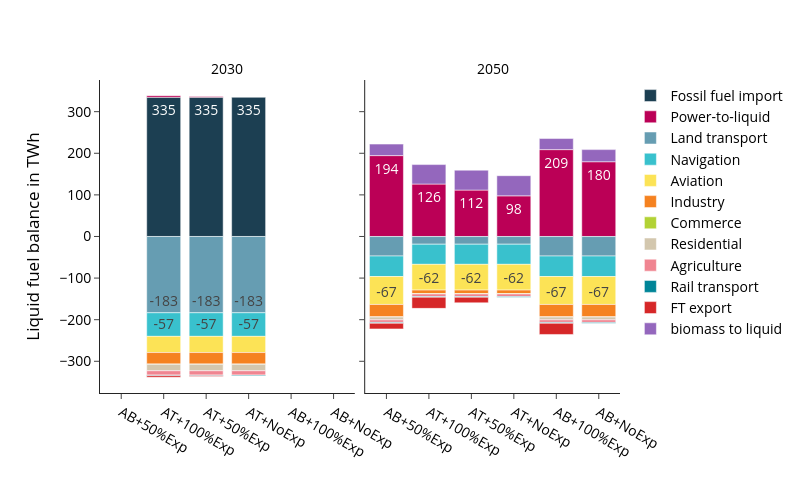

The notebook cell this image was saved under:
### Code cell
fig_name = "liquid_fuel_balance_TWh"
fig = px.bar(
    df, 
    **fig_kwargs,
    color_discrete_map=colors["oil"],
    category_orders={
        "variable":list(colors["oil"].keys()),
        "scen": scen_order
        },
    #facet_col_spacing=0.1,
    labels={"value":"Liquid fuel balance in TWh","year":"",
            "variable":"", 
            "scen":""},

)
update_layout(fig)

print("Totals per scenario and year:", demand_sum_df)
fig.show()
#save_plotly_fig(df, fig, fig, sdir, f"{idx_group_name}_{fig_name}")

### Figure 1 — Plotly figure (JSON) as saved in the notebook; plotly's stock layout.template omitted (floating-point values rounded to 4 significant figures)
{"data": [{"hovertemplate": "=%{x}<br>Liquid fuel balance in TWh=%{text}<extra></extra>", "legendgroup": "Fossil fuel import", "marker": {"color": "#1c3f52", "pattern": {"shape": ""}}, "name": "Fossil fuel import", "orientation": "v", "showlegend": true, "text": [334.6, 334.6, 334.6], "textangle": 0, "textposition": "inside", "texttemplate": "%{y:.0f}", "type": "bar", "x": ["AT+100%Exp", "AT+50%Exp", "AT+NoExp"], "xaxis": "x", "y": [334.6, 334.6, 334.6], "yaxis": "y"}, {"hovertemplate": "=%{x}<br>Liquid fuel balance in TWh=%{text}<extra></extra>", "legendgroup": "Fossil fuel import", "marker": {"color": "#1c3f52", "pattern": {"shape": ""}}, "name": "Fossil fuel import", "orientation": "v", "showlegend": false, "text": [-0.2, -0.2, -0.2, -0.2, -0.2, -0.2], "textangle": 0, "textposition": "inside", "texttemplate": "%{y:.0f}", "type": "bar", "x": ["AB+100%Exp", "AB+50%Exp", "AB+NoExp", "AT+100%Exp", "AT+50%Exp", "AT+NoExp"], "xaxis": "x2", "y": [-0.2, -0.2, -0.2, -0.2, -0.2, -0.2], "yaxis": "y2"}, {"hovertemplate": "=%{x}<br>Liquid fuel balance in TWh=%{text}<extra></extra>", "legendgroup": "Power-to-liquid", "marker": {"color": "#bb0056", "pattern": {"shape": ""}}, "name": "Power-to-liquid", "orientation": "v", "showlegend": true, "text": [3.9, 2.0], "textangle": 0, "textposition": "inside", "texttemplate": "%{y:.0f}", "type": "bar", "x": ["AT+100%Exp", "AT+50%Exp"], "xaxis": "x", "y": [3.9, 2.0], "yaxis": "y"}, {"hovertemplate": "=%{x}<br>Liquid fuel balance in TWh=%{text}<extra></extra>", "legendgroup": "Power-to-liquid", "marker": {"color": "#bb0056", "pattern": {"shape": ""}}, "name": "Power-to-liquid", "orientation": "v", "showlegend": false, "text": [208.8, 194.4, 179.7, 126.0, 111.5, 97.7], "textangle": 0, "textposition": "inside", "texttemplate": "%{y:.0f}", "type": "bar", "x": ["AB+100%Exp", "AB+50%Exp", "AB+NoExp", "AT+100%Exp", "AT+50%Exp", "AT+NoExp"], "xaxis": "x2", "y": [208.8, 194.4, 179.7, 126.0, 111.5, 97.7], "yaxis": "y2"}, {"hovertemplate": "=%{x}<br>Liquid fuel balance in TWh=%{text}<extra></extra>", "legendgroup": "Land transport", "marker": {"color": "#669db2", "pattern": {"shape": ""}}, "name": "Land transport", "orientation": "v", "showlegend": true, "text": [-183.4, -183.4, -183.4], "textangle": 0, "textposition": "inside", "texttemplate": "%{y:.0f}", "type": "bar", "x": ["AT+100%Exp", "AT+50%Exp", "AT+NoExp"], "xaxis": "x", "y": [-183.4, -183.4, -183.4], "yaxis": "y"}, {"hovertemplate": "=%{x}<br>Liquid fuel balance in TWh=%{text}<extra></extra>", "legendgroup": "Land transport", "marker": {"color": "#669db2", "pattern": {"shape": ""}}, "name": "Land transport", "orientation": "v", "showlegend": false, "text": [-46.8, -46.8, -46.8, -18.4, -18.4, -18.4], "textangle": 0, "textposition": "inside", "texttemplate": "%{y:.0f}", "type": "bar", "x": ["AB+100%Exp", "AB+50%Exp", "AB+NoExp", "AT+100%Exp", "AT+50%Exp", "AT+NoExp"], "xaxis": "x2", "y": [-46.8, -46.8, -46.8, -18.4, -18.4, -18.4], "yaxis": "y2"}, {"hovertemplate": "=%{x}<br>Liquid fuel balance in TWh=%{text}<extra></extra>", "legendgroup": "Navigation", "marker": {"color": "#39c1cd", "pattern": {"shape": ""}}, "name": "Navigation", "orientation": "v", "showlegend": true, "text": [-56.7, -56.7, -56.7], "textangle": 0, "textposition": "inside", "texttemplate": "%{y:.0f}", "type": "bar", "x": ["AT+100%Exp", "AT+50%Exp", "AT+NoExp"], "xaxis": "x", "y": [-56.7, -56.7, -56.7], "yaxis": "y"}, {"hovertemplate": "=%{x}<br>Liquid fuel balance in TWh=%{text}<extra></extra>", "legendgroup": "Navigation", "marker": {"color": "#39c1cd", "pattern": {"shape": ""}}, "name": "Navigation", "orientation": "v", "showlegend": false, "text": [-49.3, -49.3, -49.3, -48.4, -48.4, -48.4], "textangle": 0, "textposition": "inside", "texttemplate": "%{y:.0f}", "type": "bar", "x": ["AB+100%Exp", "AB+50%Exp", "AB+NoExp", "AT+100%Exp", "AT+50%Exp", "AT+NoExp"], "xaxis": "x2", "y": [-49.3, -49.3, -49.3, -48.4, -48.4, -48.4], "yaxis": "y2"}, {"hovertemplate": "=%{x}<br>Liquid fuel balance in TWh=%{text}<extra></extra>", "legendgroup": "Aviation", "marker": {"color": "#fce356", "pattern": {"shape": ""}}, "name": "Aviation", "orientation": "v", "showlegend": true, "text": [-38.9, -38.9, -38.9], "textangle": 0, "textposition": "inside", "texttemplate": "%{y:.0f}", "type": "bar", "x": ["AT+100%Exp", "AT+50%Exp", "AT+NoExp"], "xaxis": "x", "y": [-38.9, -38.9, -38.9], "yaxis": "y"}, {"hovertemplate": "=%{x}<br>Liquid fuel balance in TWh=%{text}<extra></extra>", "legendgroup": "Aviation", "marker": {"color": "#fce356", "pattern": {"shape": ""}}, "name": "Aviation", "orientation": "v", "showlegend": false, "text": [-67.1, -67.1, -67.1, -61.9, -61.9, -61.9], "textangle": 0, "textposition": "inside", "texttemplate": "%{y:.0f}", "type": "bar", "x": ["AB+100%Exp", "AB+50%Exp", "AB+NoExp", "AT+100%Exp", "AT+50%Exp", "AT+NoExp"], "xaxis": "x2", "y": [-67.1, -67.1, -67.1, -61.9, -61.9, -61.9], "yaxis": "y2"}, {"hovertemplate": "=%{x}<br>Liquid fuel balance in TWh=%{text}<extra></extra>", "legendgroup": "Industry", "marker": {"color": "#f58220", "pattern": {"shape": ""}}, "name": "Industry", "orientation": "v", "showlegend": true, "text": [-27.7, -27.7, -27.7], "textangle": 0, "textposition": "inside", "texttemplate": "%{y:.0f}", "type": "bar", "x": ["AT+100%Exp", "AT+50%Exp", "AT+NoExp"], "xaxis": "x", "y": [-27.7, -27.7, -27.7], "yaxis": "y"}, {"hovertemplate": "=%{x}<br>Liquid fuel balance in TWh=%{text}<extra></extra>", "legendgroup": "Industry", "marker": {"color": "#f58220", "pattern": {"shape": ""}}, "name": "Industry", "orientation": "v", "showlegend": false, "text": [-29.9, -29.9, -29.9, -8.8, -8.8, -8.8], "textangle": 0, "textposition": "inside", "texttemplate": "%{y:.0f}", "type": "bar", "x": ["AB+100%Exp", "AB+50%Exp", "AB+NoExp", "AT+100%Exp", "AT+50%Exp", "AT+NoExp"], "xaxis": "x2", "y": [-29.9, -29.9, -29.9, -8.8, -8.8, -8.8], "yaxis": "y2"}, {"hovertemplate": "=%{x}<br>Liquid fuel balance in TWh=%{text}<extra></extra>", "legendgroup": "Commerce", "marker": {"color": "#b2d235", "pattern": {"shape": ""}}, "name": "Commerce", "orientation": "v", "showlegend": true, "text": [-0.7, -0.7, -0.7], "textangle": 0, "textposition": "inside", "texttemplate": "%{y:.0f}", "type": "bar", "x": ["AT+100%Exp", "AT+50%Exp", "AT+NoExp"], "xaxis": "x", "y": [-0.7, -0.7, -0.7], "yaxis": "y"}, {"hovertemplate": "=%{x}<br>Liquid fuel balance in TWh=%{text}<extra></extra>", "legendgroup": "Commerce", "marker": {"color": "#b2d235", "pattern": {"shape": ""}}, "name": "Commerce", "orientation": "v", "showlegend": false, "text": [-0.4, -0.4, -0.4, -0.4, -0.4, -0.4], "textangle": 0, "textposition": "inside", "texttemplate": "%{y:.0f}", "type": "bar", "x": ["AB+100%Exp", "AB+50%Exp", "AB+NoExp", "AT+100%Exp", "AT+50%Exp", "AT+NoExp"], "xaxis": "x2", "y": [-0.4, -0.4, -0.4, -0.4, -0.4, -0.4], "yaxis": "y2"}, {"hovertemplate": "=%{x}<br>Liquid fuel balance in TWh=%{text}<extra></extra>", "legendgroup": "Residential", "marker": {"color": "#d3c7ae", "pattern": {"shape": ""}}, "name": "Residential", "orientation": "v", "showlegend": true, "text": [-15.4, -15.4, -15.4], "textangle": 0, "textposition": "inside", "texttemplate": "%{y:.0f}", "type": "bar", "x": ["AT+100%Exp", "AT+50%Exp", "AT+NoExp"], "xaxis": "x", "y": [-15.4, -15.4, -15.4], "yaxis": "y"}, {"hovertemplate": "=%{x}<br>Liquid fuel balance in TWh=%{text}<extra></extra>", "legendgroup": "Residential", "marker": {"color": "#d3c7ae", "pattern": {"shape": ""}}, "name": "Residential", "orientation": "v", "showlegend": false, "text": [-6.7, -6.7, -6.7], "textangle": 0, "textposition": "inside", "texttemplate": "%{y:.0f}", "type": "bar", "x": ["AB+100%Exp", "AB+50%Exp", "AB+NoExp"], "xaxis": "x2", "y": [-6.7, -6.7, -6.7], "yaxis": "y2"}, {"hovertemplate": "=%{x}<br>Liquid fuel balance in TWh=%{text}<extra></extra>", "legendgroup": "Agriculture", "marker": {"color": "#f08591", "pattern": {"shape": ""}}, "name": "Agriculture", "orientation": "v", "showlegend": true, "text": [-10.4, -10.4, -10.4], "textangle": 0, "textposition": "inside", "texttemplate": "%{y:.0f}", "type": "bar", "x": ["AT+100%Exp", "AT+50%Exp", "AT+NoExp"], "xaxis": "x", "y": [-10.4, -10.4, -10.4], "yaxis": "y"}, {"hovertemplate": "=%{x}<br>Liquid fuel balance in TWh=%{text}<extra></extra>", "legendgroup": "Agriculture", "marker": {"color": "#f08591", "pattern": {"shape": ""}}, "name": "Agriculture", "orientation": "v", "showlegend": false, "text": [-6.2, -6.2, -6.2, -6.2, -6.2, -6.2], "textangle": 0, "textposition": "inside", "texttemplate": "%{y:.0f}", "type": "bar", "x": ["AB+100%Exp", "AB+50%Exp", "AB+NoExp", "AT+100%Exp", "AT+50%Exp", "AT+NoExp"], "xaxis": "x2", "y": [-6.2, -6.2, -6.2, -6.2, -6.2, -6.2], "yaxis": "y2"}, {"hovertemplate": "=%{x}<br>Liquid fuel balance in TWh=%{text}<extra></extra>", "legendgroup": "Rail transport", "marker": {"color": "#008598", "pattern": {"shape": ""}}, "name": "Rail transport", "orientation": "v", "showlegend": true, "text": [-1.5, -1.5, -1.5], "textangle": 0, "textposition": "inside", "texttemplate": "%{y:.0f}", "type": "bar", "x": ["AT+100%Exp", "AT+50%Exp", "AT+NoExp"], "xaxis": "x", "y": [-1.5, -1.5, -1.5], "yaxis": "y"}, {"hovertemplate": "=%{x}<br>Liquid fuel balance in TWh=%{text}<extra></extra>", "legendgroup": "Rail transport", "marker": {"color": "#008598", "pattern": {"shape": ""}}, "name": "Rail transport", "orientation": "v", "showlegend": false, "text": [-2.2, -2.2, -2.2, -1.8, -1.8, -1.8], "textangle": 0, "textposition": "inside", "texttemplate": "%{y:.0f}", "type": "bar", "x": ["AB+100%Exp", "AB+50%Exp", "AB+NoExp", "AT+100%Exp", "AT+50%Exp", "AT+NoExp"], "xaxis": "x2", "y": [-2.2, -2.2, -2.2, -1.8, -1.8, -1.8], "yaxis": "y2"}, {"hovertemplate": "=%{x}<br>Liquid fuel balance in TWh=%{text}<extra></extra>", "legendgroup": "FT export", "marker": {"color": "#D62728", "pattern": {"shape": ""}}, "name": "FT export", "orientation": "v", "showlegend": true, "text": [-3.9, -2.0], "textangle": 0, "textposition": "inside", "texttemplate": "%{y:.0f}", "type": "bar", "x": ["AT+100%Exp", "AT+50%Exp"], "xaxis": "x", "y": [-3.9, -2.0], "yaxis": "y"}, {"hovertemplate": "=%{x}<br>Liquid fuel balance in TWh=%{text}<extra></extra>", "legendgroup": "FT export", "marker": {"color": "#D62728", "pattern": {"shape": ""}}, "name": "FT export", "orientation": "v", "showlegend": false, "text": [-26.7, -13.4, -26.7, -13.4], "textangle": 0, "textposition": "inside", "texttemplate": "%{y:.0f}", "type": "bar", "x": ["AB+100%Exp", "AB+50%Exp", "AT+100%Exp", "AT+50%Exp"], "xaxis": "x2", "y": [-26.7, -13.4, -26.7, -13.4], "yaxis": "y2"}, {"hovertemplate": "=%{x}<br>Liquid fuel balance in TWh=%{text}<extra></extra>", "legendgroup": "biomass to liquid", "marker": {"color": "#9467BD", "pattern": {"shape": ""}}, "name": "biomass to liquid", "orientation": "v", "showlegend": true, "text": [26.6, 27.7, 29.1, 46.8, 47.9, 48.4], "textangle": 0, "textposition": "inside", "texttemplate": "%{y:.0f}", "type": "bar", "x": ["AB+100%Exp", "AB+50%Exp", "AB+NoExp", "AT+100%Exp", "AT+50%Exp", "AT+NoExp"], "xaxis": "x2", "y": [26.6, 27.7, 29.1, 46.8, 47.9, 48.4], "yaxis": "y2"}], "layout": {"annotations": [{"font": {}, "showarrow": false, "text": "2030", "x": 0.245, "xanchor": "center", "xref": "paper", "y": 1, "yanchor": "bottom", "yref": "paper"}, {"font": {}, "showarrow": false, "text": "2050", "x": 0.755, "xanchor": "center", "xref": "paper", "y": 1, "yanchor": "bottom", "yref": "paper"}], "barmode": "relative", "height": 500, "legend": {"title": {"text": ""}, "tracegroupgap": 0}, "width": 800, "xaxis": {"anchor": "y", "categoryarray": ["AB+50%Exp", "AT+100%Exp", "AT+50%Exp", "AT+NoExp"], "categoryorder": "array", "domain": [0, 0.49], "title": {"text": ""}}, "xaxis2": {"anchor": "y2", "categoryarray": ["AB+50%Exp", "AT+100%Exp", "AT+50%Exp", "AT+NoExp"], "categoryorder": "array", "domain": [0.51, 1], "matches": "x", "title": {"text": ""}}, "yaxis": {"anchor": "x", "domain": [0, 1], "title": {"text": "Liquid fuel balance in TWh"}}, "yaxis2": {"anchor": "x2", "domain": [0, 1], "matches": "y", "showticklabels": false}}}
